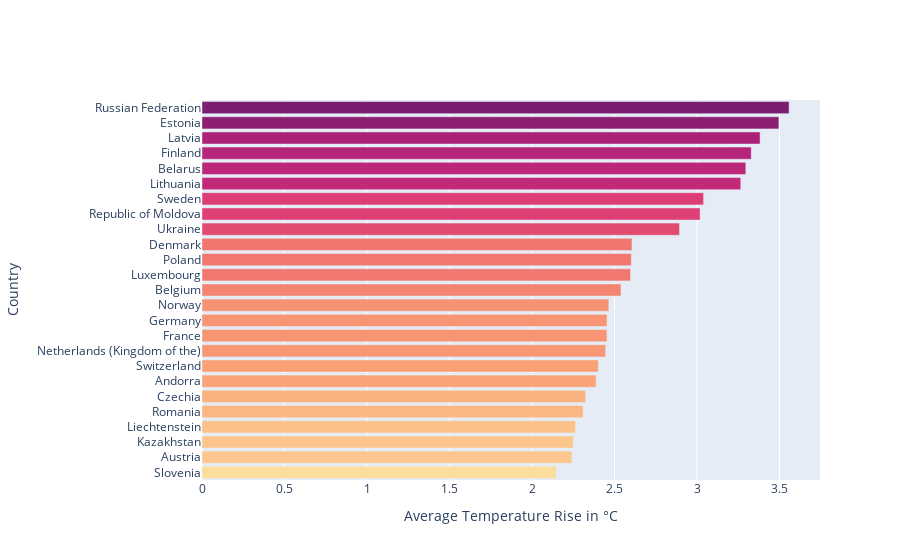

The notebook cell saved with this chart:
### Code cell
def country_temperature_rise(df, year, length=25):
    df = df.copy()
    plot = df.loc[df["Year"] == year]
    plot = plot.sort_values(by="Average Temperature °C", ascending=True).tail(length)
    
    fig = go.Figure()

    fig.add_trace(go.Bar(
        x=plot['Average Temperature °C'],
        y=plot['Area'],
        orientation='h',
        marker=dict(
            color=plot['Average Temperature °C'],
            colorscale='sunsetdark'
        )
    ))

    fig.update_layout(
        #title=f'Impacted countries by CO2 Emission by top {length} country in {year}',
        xaxis_title='Average Temperature Rise in °C ',
        yaxis_title='Country',
        yaxis=dict(
            automargin=True
        ),
        height=400
    )

    fig.show()
country_temperature_rise(emission_data, year=2020)

### Figure 1 — Plotly figure (JSON) as saved in the notebook; plotly's stock layout.template omitted (floating-point values rounded to 4 significant figures)
{"data": [{"marker": {"color": [2.147, 2.242, 2.25, 2.263, 2.31, 2.325, 2.388, 2.402, 2.446, 2.454, 2.455, 2.465, 2.539, 2.597, 2.602, 2.606, 2.894, 3.019, 3.04, 3.265, 3.296, 3.329, 3.382, 3.496, 3.558], "colorscale": [[0, "rgb(252, 222, 156)"], [0.1667, "rgb(250, 164, 118)"], [0.3333, "rgb(240, 116, 110)"], [0.5, "rgb(227, 79, 111)"], [0.6667, "rgb(220, 57, 119)"], [0.8333, "rgb(185, 37, 122)"], [1, "rgb(124, 29, 111)"]]}, "orientation": "h", "type": "bar", "x": [2.147, 2.242, 2.25, 2.263, 2.31, 2.325, 2.388, 2.402, 2.446, 2.454, 2.455, 2.465, 2.539, 2.597, 2.602, 2.606, 2.894, 3.019, 3.04, 3.265, 3.296, 3.329, 3.382, 3.496, 3.558], "y": ["Slovenia", "Austria", "Kazakhstan", "Liechtenstein", "Romania", "Czechia", "Andorra", "Switzerland", "Netherlands (Kingdom of the)", "France", "Germany", "Norway", "Belgium", "Luxembourg", "Poland", "Denmark", "Ukraine", "Republic of Moldova", "Sweden", "Lithuania", "Belarus", "Finland", "Latvia", "Estonia", "Russian Federation"]}], "layout": {"autosize": true, "xaxis": {"autorange": true, "range": [0, 3.745], "title": {"text": "Average Temperature Rise in °C "}, "type": "linear"}, "yaxis": {"automargin": true, "autorange": true, "range": [-0.5, 24.5], "title": {"text": "Country"}, "type": "category"}}}
